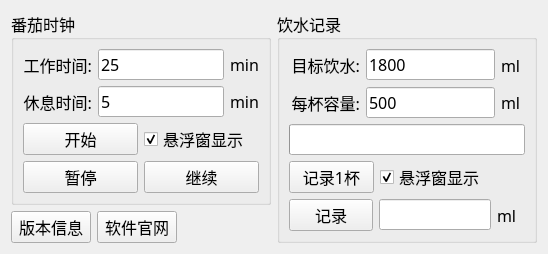
<?xml version="1.0" encoding="UTF-8"?>
<ui version="4.0">
 <class>MainWidget</class>
 <widget class="QWidget" name="MainWidget">
  <property name="geometry">
   <rect>
    <x>0</x>
    <y>0</y>
    <width>548</width>
    <height>236</height>
   </rect>
  </property>
  <property name="font">
   <font>
    <family>MiSans</family>
    <pointsize>12</pointsize>
   </font>
  </property>
  <property name="windowTitle">
   <string>MainWidget</string>
  </property>
  <layout class="QHBoxLayout" name="horizontalLayout_10" stretch="1,1">
   <item>
    <layout class="QVBoxLayout" name="verticalLayout_3" stretch="5,1">
     <item>
      <widget class="QGroupBox" name="groupBox_clock">
       <property name="title">
        <string>番茄时钟</string>
       </property>
       <layout class="QVBoxLayout" name="verticalLayout" stretch="1,1,1,1">
        <item>
         <layout class="QHBoxLayout" name="horizontalLayout" stretch="2,5,0">
          <item>
           <widget class="QLabel" name="L_clock_work_time">
            <property name="text">
             <string>工作时间:</string>
            </property>
            <property name="alignment">
             <set>Qt::AlignRight|Qt::AlignTrailing|Qt::AlignVCenter</set>
            </property>
           </widget>
          </item>
          <item>
           <widget class="QLineEdit" name="LE_clock_work_time">
            <property name="text">
             <string>25</string>
            </property>
           </widget>
          </item>
          <item>
           <widget class="QLabel" name="L_clock_work_time_min">
            <property name="text">
             <string>min</string>
            </property>
           </widget>
          </item>
         </layout>
        </item>
        <item>
         <layout class="QHBoxLayout" name="horizontalLayout_2" stretch="2,5,0">
          <item>
           <widget class="QLabel" name="L_clock_rest_time">
            <property name="text">
             <string>休息时间:</string>
            </property>
            <property name="alignment">
             <set>Qt::AlignRight|Qt::AlignTrailing|Qt::AlignVCenter</set>
            </property>
           </widget>
          </item>
          <item>
           <widget class="QLineEdit" name="LE_clock_rest_time">
            <property name="text">
             <string>5</string>
            </property>
           </widget>
          </item>
          <item>
           <widget class="QLabel" name="L_clock_rest_time_min">
            <property name="text">
             <string>min</string>
            </property>
           </widget>
          </item>
         </layout>
        </item>
        <item>
         <layout class="QHBoxLayout" name="horizontalLayout_3" stretch="1,1">
          <item>
           <widget class="QPushButton" name="PB_clock_start">
            <property name="text">
             <string>开始</string>
            </property>
           </widget>
          </item>
          <item>
           <widget class="QCheckBox" name="CB_clock_floating_window_show">
            <property name="text">
             <string>悬浮窗显示</string>
            </property>
            <property name="checked">
             <bool>true</bool>
            </property>
           </widget>
          </item>
         </layout>
        </item>
        <item>
         <layout class="QHBoxLayout" name="horizontalLayout_4" stretch="1,1">
          <item>
           <widget class="QPushButton" name="PB_clock_pause">
            <property name="text">
             <string>暂停</string>
            </property>
           </widget>
          </item>
          <item>
           <widget class="QPushButton" name="PB_clock_continue">
            <property name="text">
             <string>继续</string>
            </property>
           </widget>
          </item>
         </layout>
        </item>
       </layout>
      </widget>
     </item>
     <item>
      <layout class="QHBoxLayout" name="horizontalLayout_9">
       <item>
        <widget class="QPushButton" name="PB_version">
         <property name="text">
          <string>版本信息</string>
         </property>
        </widget>
       </item>
       <item>
        <widget class="QPushButton" name="PB_project_url">
         <property name="text">
          <string>软件官网</string>
         </property>
        </widget>
       </item>
       <item>
        <spacer name="horizontalSpacer">
         <property name="orientation">
          <enum>Qt::Horizontal</enum>
         </property>
         <property name="sizeHint" stdset="0">
          <size>
           <width>40</width>
           <height>20</height>
          </size>
         </property>
        </spacer>
       </item>
      </layout>
     </item>
    </layout>
   </item>
   <item>
    <widget class="QGroupBox" name="groupBox_drink">
     <property name="title">
      <string>饮水记录</string>
     </property>
     <layout class="QVBoxLayout" name="verticalLayout_2" stretch="1,1,1,1,1">
      <item>
       <layout class="QHBoxLayout" name="horizontalLayout_5" stretch="6,11,2">
        <item>
         <widget class="QLabel" name="L_drink_goal">
          <property name="text">
           <string>目标饮水:</string>
          </property>
          <property name="alignment">
           <set>Qt::AlignRight|Qt::AlignTrailing|Qt::AlignVCenter</set>
          </property>
         </widget>
        </item>
        <item>
         <widget class="QLineEdit" name="LE_drink_goal">
          <property name="text">
           <string>1800</string>
          </property>
         </widget>
        </item>
        <item>
         <widget class="QLabel" name="L_drink_goal_ml">
          <property name="layoutDirection">
           <enum>Qt::LeftToRight</enum>
          </property>
          <property name="text">
           <string>ml</string>
          </property>
          <property name="alignment">
           <set>Qt::AlignLeading|Qt::AlignLeft|Qt::AlignVCenter</set>
          </property>
         </widget>
        </item>
       </layout>
      </item>
      <item>
       <layout class="QHBoxLayout" name="horizontalLayout_6" stretch="6,11,2">
        <item>
         <widget class="QLabel" name="L_drink_cup_capacity">
          <property name="text">
           <string>每杯容量:</string>
          </property>
          <property name="alignment">
           <set>Qt::AlignRight|Qt::AlignTrailing|Qt::AlignVCenter</set>
          </property>
         </widget>
        </item>
        <item>
         <widget class="QLineEdit" name="LE_drink_cup_capacity">
          <property name="text">
           <string>500</string>
          </property>
         </widget>
        </item>
        <item>
         <widget class="QLabel" name="L_drink_cup_capacity_ml">
          <property name="layoutDirection">
           <enum>Qt::LeftToRight</enum>
          </property>
          <property name="text">
           <string>ml</string>
          </property>
          <property name="alignment">
           <set>Qt::AlignLeading|Qt::AlignLeft|Qt::AlignVCenter</set>
          </property>
         </widget>
        </item>
       </layout>
      </item>
      <item>
       <widget class="QProgressBar" name="B_drink">
        <property name="value">
         <number>0</number>
        </property>
        <property name="textVisible">
         <bool>false</bool>
        </property>
       </widget>
      </item>
      <item>
       <layout class="QHBoxLayout" name="horizontalLayout_7" stretch="7,12">
        <item>
         <widget class="QPushButton" name="PB_drink_record_cup">
          <property name="text">
           <string>记录1杯</string>
          </property>
         </widget>
        </item>
        <item>
         <widget class="QCheckBox" name="CB_drink_floating_window_show">
          <property name="text">
           <string>悬浮窗显示</string>
          </property>
          <property name="checked">
           <bool>true</bool>
          </property>
         </widget>
        </item>
       </layout>
      </item>
      <item>
       <layout class="QHBoxLayout" name="horizontalLayout_8" stretch="3,4,1">
        <item>
         <widget class="QPushButton" name="PB_drink_record">
          <property name="text">
           <string>记录</string>
          </property>
         </widget>
        </item>
        <item>
         <widget class="QLineEdit" name="LE_drink_record">
          <property name="text">
           <string/>
          </property>
         </widget>
        </item>
        <item>
         <widget class="QLabel" name="L_drink_record_ml">
          <property name="layoutDirection">
           <enum>Qt::LeftToRight</enum>
          </property>
          <property name="text">
           <string>ml</string>
          </property>
          <property name="alignment">
           <set>Qt::AlignLeading|Qt::AlignLeft|Qt::AlignVCenter</set>
          </property>
         </widget>
        </item>
       </layout>
      </item>
     </layout>
    </widget>
   </item>
  </layout>
 </widget>
 <resources/>
 <connections/>
</ui>
